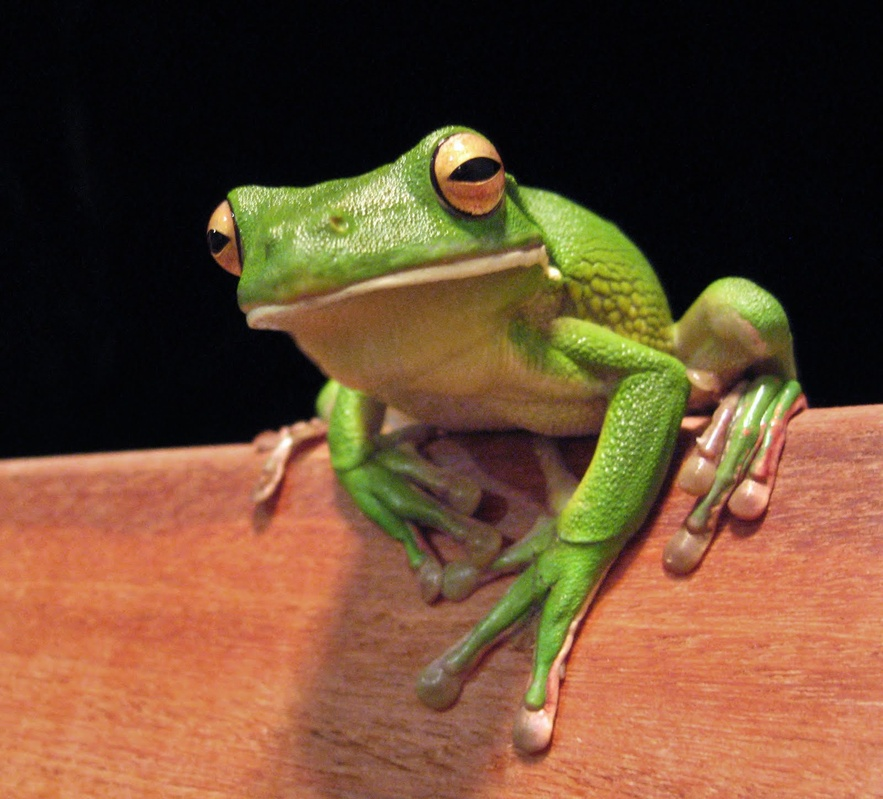
#> input picture frog.jpg, 883 x 799 px, shrunk from 1600 x 1448 before the run
$ python -i filters.py   (imports and definitions only)
#> lines starting #> are read from the running program, lines starting #| are printed output that depends on the picture
#> further down, picture is the input picture: PIL image 883x799 RGB; mean R, G, B 106.1, 74.7, 49.3
from PIL import ImageFilter, ImageEnhance


def red(image):
    image = image.convert('RGB')
    width, height = image.size
#> width = 883; height = 799
    for x in range(width):
        for y in range(height):
            r, g, b = image.getpixel((x, y))
            image.putpixel((x, y), (r, 0, 0))
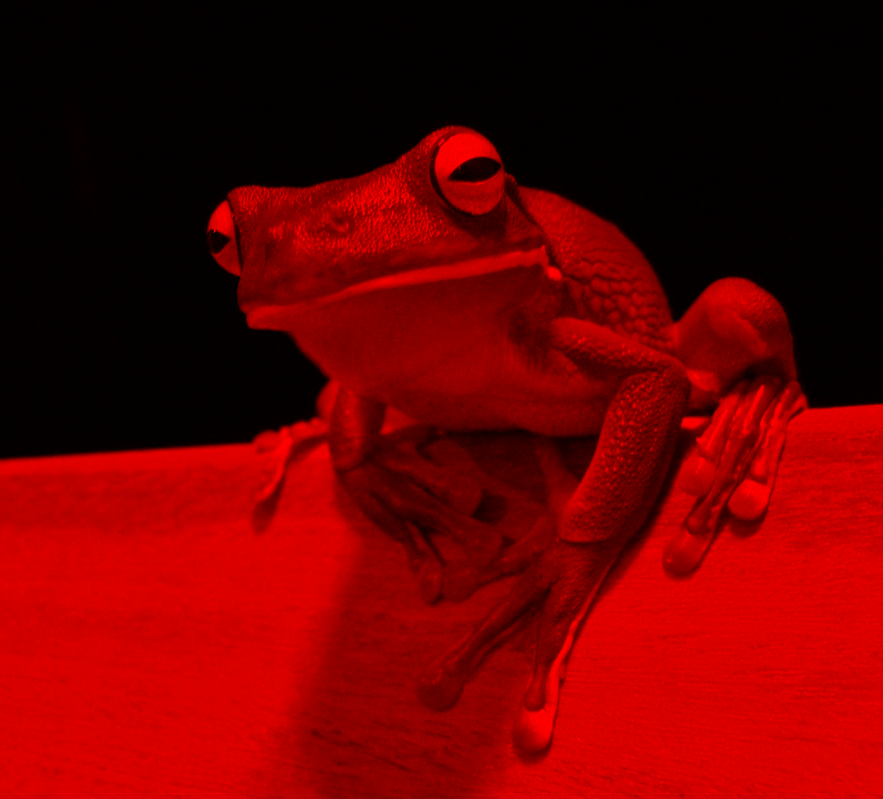
#> image: PIL image 883x799 RGB; mean R, G, B 106.1, 0, 0
    return image


# [108 lines left out: functions blue, green, purple, orange, yellow, light and 4 more, not called in this run]


def bw(image):
    return image.convert("L")

>>> from PIL import Image
>>> picture = Image.open('frog.jpg')
>>> result = red(picture)
